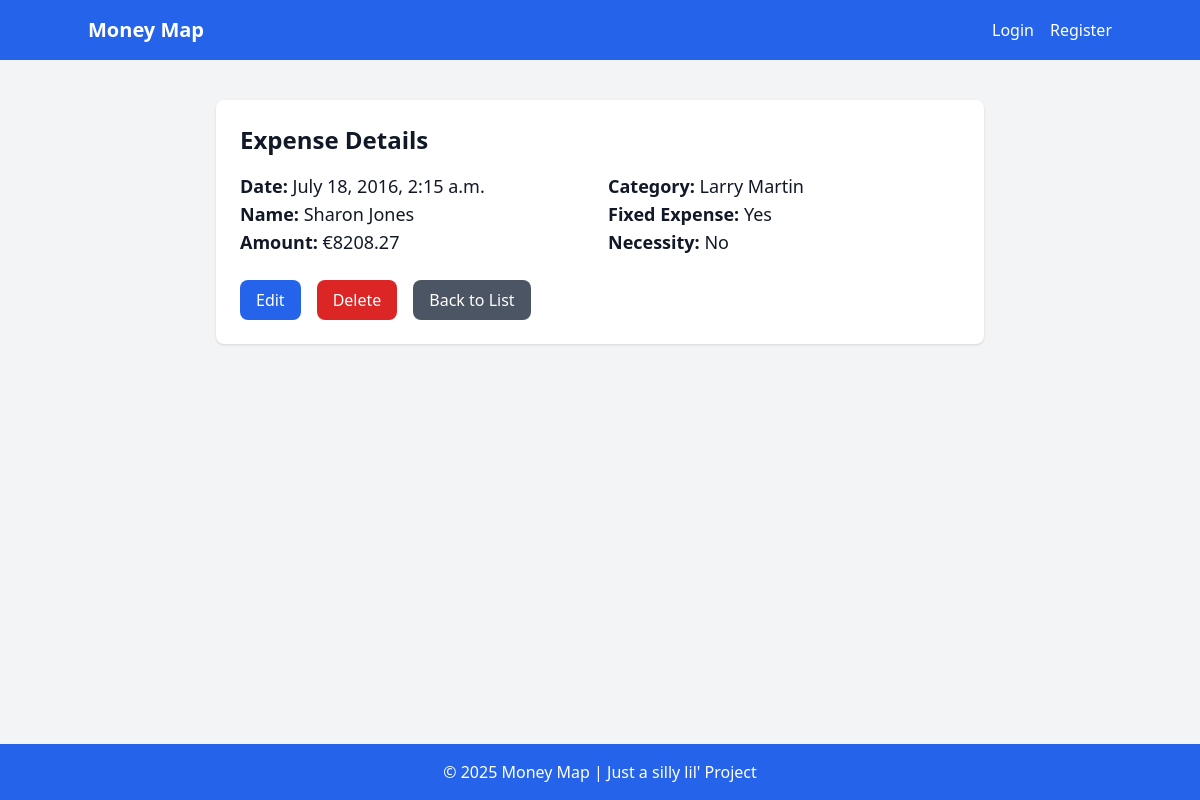
The app's page /expense-tracker/42/ with its own data.
### main/models.py (models this page shows, shortened)
class Transaction(models.Model):
    date = models.DateTimeField(default=timezone.now)
    name = models.CharField(max_length=20)
    amount = models.DecimalField(max_digits=10, decimal_places=2, default=0.00)
    user = models.ForeignKey(User, default=1, on_delete=models.CASCADE)
    class Meta:
        abstract = True

class Expense(Transaction):
    category = models.ForeignKey(Category, on_delete=models.SET_NULL, null=True)
    is_fixed = models.BooleanField(default=True)
    is_necessity = models.BooleanField(default=True)

class Category(models.Model):
    name = models.CharField(max_length=100)
    description = models.TextField(blank=True, null=True)
    user = models.ForeignKey(User, default=1, on_delete=models.CASCADE)

### main/views.py (the view)
# urls.py: path('expense-tracker/<int:pk>/', ExpenseDetail.as_view(), name='expense_detail'),
class ExpenseDetail(BaseDetailView):
    model = Expense
    template_name = 'main/expense_detail.html'

### templates/main/expense_detail.html (shortened to what this page needs)
{% extends 'base.html' %}
{% block content %}
<div class="max-w-3xl mx-auto bg-white p-6 rounded-lg shadow">
    <h1 class="text-2xl font-bold mb-4">Expense Details</h1>
    <div class="grid grid-cols-2 gap-4">
        <div>
            <p class="text-lg"><strong>Date:</strong> {{ expense.date }}</p>
            <p class="text-lg"><strong>Name:</strong> {{ expense.name }}</p>
            <p class="text-lg"><strong>Amount:</strong> €{{ expense.amount|floatformat:2 }}</p>
        </div>
        <div>
            <p class="text-lg"><strong>Category:</strong> {{ expense.category.name }}</p>
            <p class="text-lg"><strong>Fixed Expense:</strong> {{ expense.is_fixed|yesno:"Yes,No" }}</p>
            <p class="text-lg"><strong>Necessity:</strong> {{ expense.is_necessity|yesno:"Yes,No" }}</p>
        </div>
    </div>
    <div class="mt-6 flex space-x-4">
        <a href="{% url 'expense_update' expense.pk %}" class="bg-blue-600 text-white px-4 py-2 rounded-lg hover:bg-blue-700">Edit</a>
        <a href="{% url 'expense_delete' expense.pk %}" class="bg-red-600 text-white px-4 py-2 rounded-lg hover:bg-red-700">Delete</a>
        <a href="{% url 'expense_list' %}" class="bg-gray-600 text-white px-4 py-2 rounded-lg hover:bg-gray-700">Back to List</a>
    </div>
</div>
{% endblock %}

### records on screen
Expense: date "July 18, 2016, 2:15 a.m.", name "Sharon Jones", amount "8208.27", category.name "Larry Martin", is_fixed "Yes", is_necessity "No"
